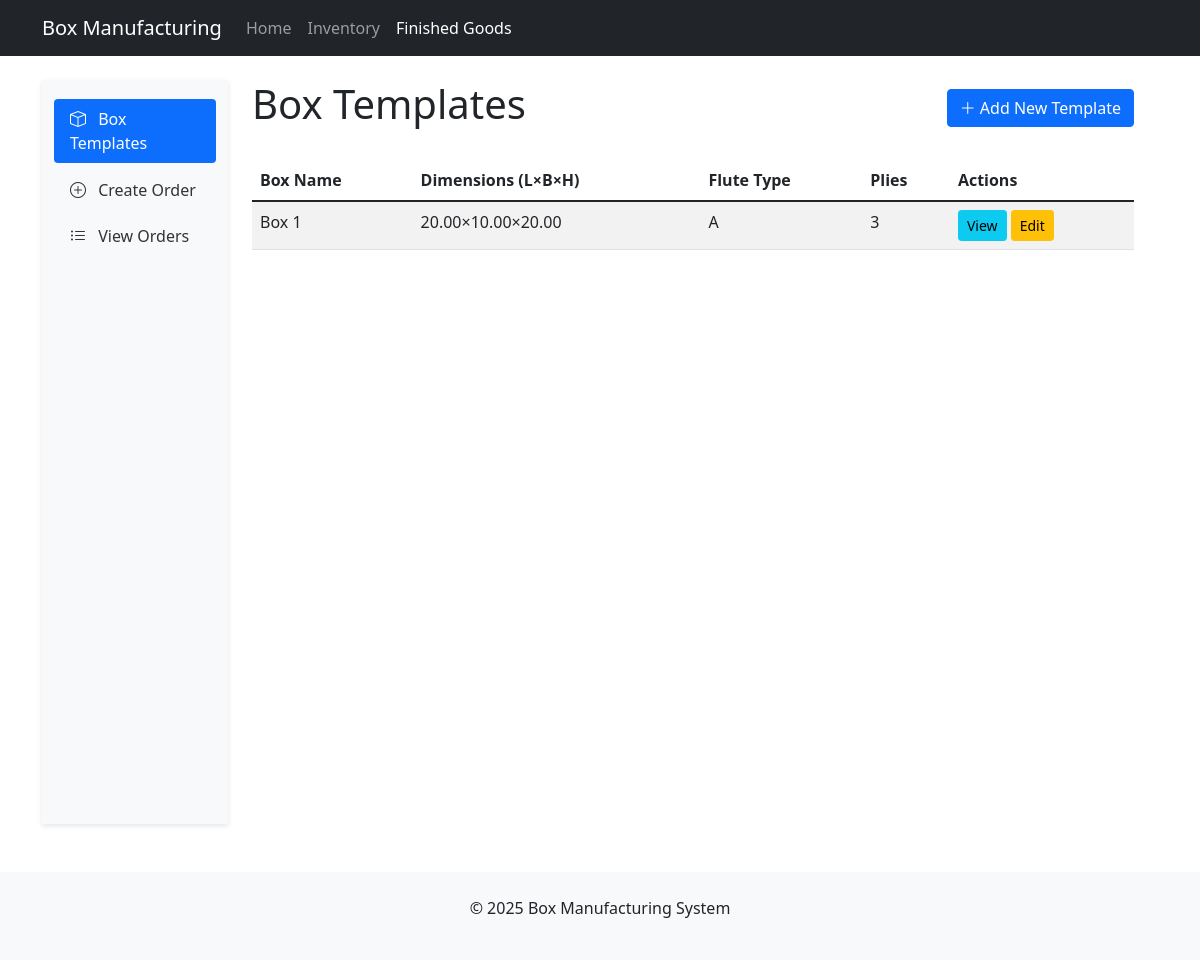
The page /finished-goods/boxes/ on the database as committed earlier.
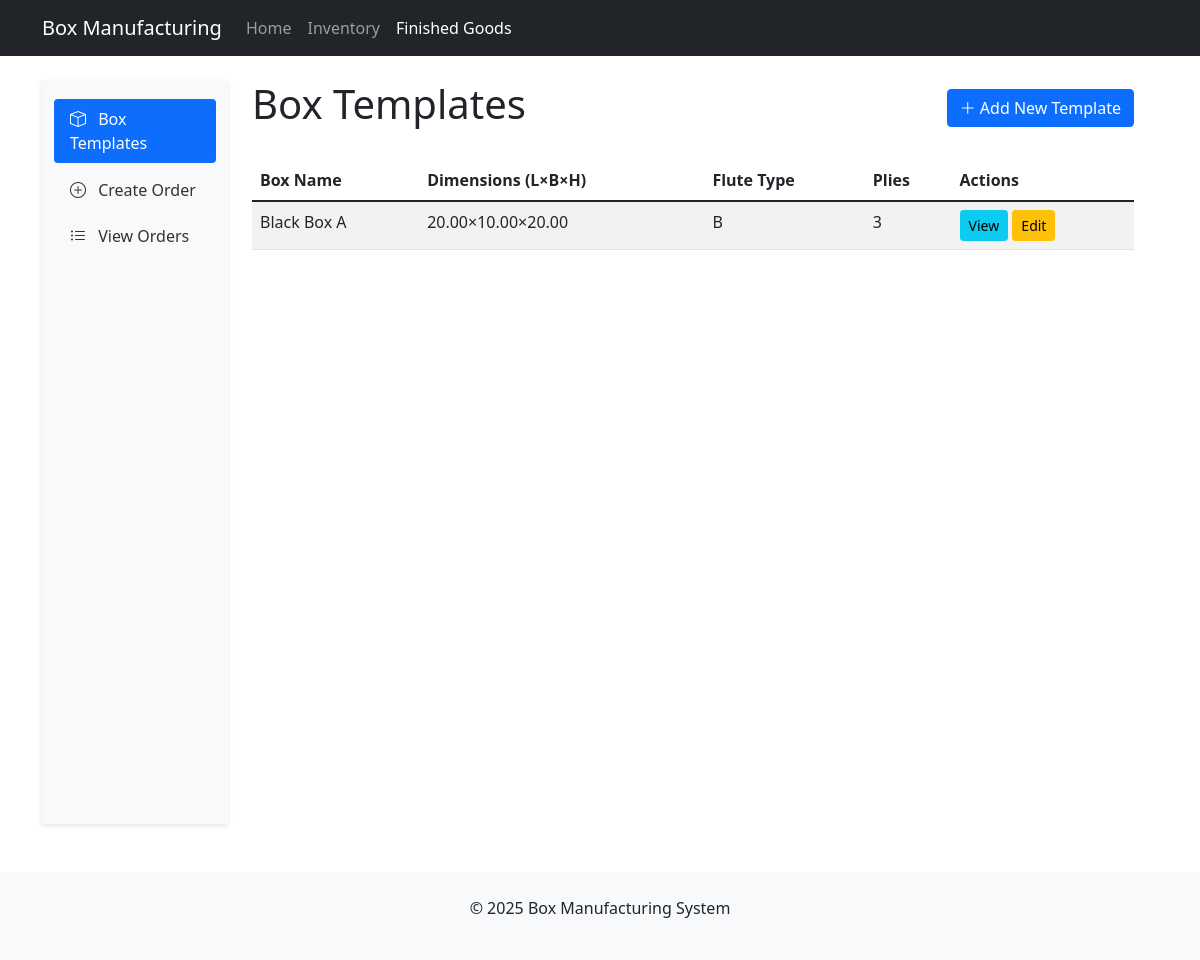
The same page on the database as committed later.
### finished_goods/models.py (models this page shows, shortened)
class BoxDetails(models.Model):
    FLUTE_CHOICES = [
        ('A', 'A Flute'),
        ('B', 'B Flute'),
        ('C', 'C Flute'),
        ('E', 'E Flute'),
        ('F', 'F Flute'),
        ('BC', 'BC Flute'),
    ]
    box_name = models.CharField(max_length=100)
    length = models.DecimalField(max_digits=10, decimal_places=2)
    breadth = models.DecimalField(max_digits=10, decimal_places=2)
    height = models.DecimalField(max_digits=10, decimal_places=2)
    flute_type = models.CharField(max_length=2, choices=FLUTE_CHOICES)
    num_plies = models.IntegerField(choices=[(3, '3 Ply'), (5, '5 Ply'), (7, '7 Ply')])
    print_color = models.CharField(max_length=50, blank=True)
    order_quantity = models.IntegerField(default=1000)
    created_at = models.DateTimeField(auto_now_add=True)
    updated_at = models.DateTimeField(auto_now=True)

### finished_goods/views.py (the view)
# urls.py: path('boxes/', views.BoxListView.as_view(), name='box-list'),
class BoxListView(ListView):
    model = BoxDetails
    template_name = 'finished_goods/box_list.html'
    context_object_name = 'boxes'
    ordering = ['-created_at']

### finished_goods/templates/finished_goods/box_list.html
{% extends 'finished_goods/base_finished_goods.html' %}
{% block finished_goods_content %}
<div class="d-flex justify-content-between align-items-center mb-4">
    <h1>Box Templates</h1>
    <a href="{% url 'finished_goods:box-create' %}" class="btn btn-primary">
        <i class="bi bi-plus-lg"></i> Add New Template
    </a>
</div>
<div class="table-responsive">
    <table class="table table-striped">
        <thead>
            <tr>
                <th>Box Name</th>
                <th>Dimensions (L×B×H)</th>
                <th>Flute Type</th>
                <th>Plies</th>
                <th>Actions</th>
            </tr>
        </thead>
        <tbody>
            {% for box in boxes %}
            <tr>
                <td>{{ box.box_name }}</td>
                <td>{{ box.length }}×{{ box.breadth }}×{{ box.height }}</td>
                <td>{{ box.flute_type }}</td>
                <td>{{ box.num_plies }}</td>
                <td>
                    <a href="{% url 'finished_goods:box-detail' box.pk %}" class="btn btn-sm btn-info">View</a>
                    <a href="{% url 'finished_goods:box-update' box.pk %}" class="btn btn-sm btn-warning">Edit</a>
                </td>
            </tr>
            {% empty %}
            <tr>
                <td colspan="5" class="text-center">No boxes available</td>
            </tr>
            {% endfor %}
        </tbody>
    </table>
</div>
{% endblock %}

Rows that differ between the two databases and show on the page:
changed BoxDetails: box_name "Box 1" → "Black Box A"; flute_type "A" → "B"
